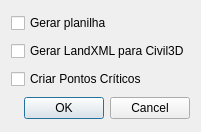
<?xml version="1.0" encoding="UTF-8"?>
<ui version="4.0">
 <class>Dialog</class>
 <widget class="QDialog" name="Dialog">
  <property name="geometry">
   <rect>
    <x>0</x>
    <y>0</y>
    <width>175</width>
    <height>132</height>
   </rect>
  </property>
  <property name="windowTitle">
   <string>Dimensionar</string>
  </property>
  <layout class="QVBoxLayout" name="verticalLayout_4">
   <item>
    <layout class="QVBoxLayout" name="verticalLayout">
     <item>
      <widget class="QCheckBox" name="checkBox_planilha">
       <property name="text">
        <string>Gerar planilha</string>
       </property>
      </widget>
     </item>
    </layout>
   </item>
   <item>
    <layout class="QVBoxLayout" name="verticalLayout_2">
     <item>
      <widget class="QCheckBox" name="checkBox_xml">
       <property name="text">
        <string>Gerar LandXML para Civil3D</string>
       </property>
      </widget>
     </item>
    </layout>
   </item>
   <item>
    <layout class="QVBoxLayout" name="verticalLayout_3">
     <item>
      <widget class="QCheckBox" name="checkBox_pontos">
       <property name="text">
        <string>Criar Pontos Críticos</string>
       </property>
      </widget>
     </item>
    </layout>
   </item>
   <item>
    <widget class="QDialogButtonBox" name="buttonBox">
     <property name="orientation">
      <enum>Qt::Horizontal</enum>
     </property>
     <property name="standardButtons">
      <set>QDialogButtonBox::Cancel|QDialogButtonBox::Ok</set>
     </property>
    </widget>
   </item>
  </layout>
 </widget>
 <resources/>
 <connections>
  <connection>
   <sender>buttonBox</sender>
   <signal>accepted()</signal>
   <receiver>Dialog</receiver>
   <slot>accept()</slot>
   <hints>
    <hint type="sourcelabel">
     <x>227</x>
     <y>113</y>
    </hint>
    <hint type="destinationlabel">
     <x>157</x>
     <y>130</y>
    </hint>
   </hints>
  </connection>
  <connection>
   <sender>buttonBox</sender>
   <signal>rejected()</signal>
   <receiver>Dialog</receiver>
   <slot>reject()</slot>
   <hints>
    <hint type="sourcelabel">
     <x>249</x>
     <y>119</y>
    </hint>
    <hint type="destinationlabel">
     <x>258</x>
     <y>130</y>
    </hint>
   </hints>
  </connection>
 </connections>
</ui>
